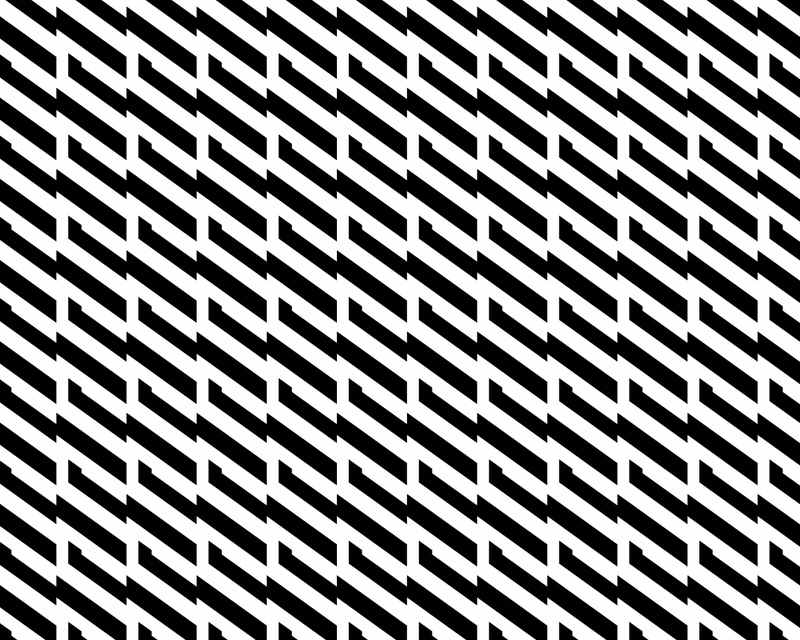
#> input picture client-server-attempt/gifs/60.gif, 800 x 640 px; its folder holds 3 pictures in this run
$ python resize_gifs.py
#> lines starting #> are read from the running program, lines starting #| are printed output that depends on the picture
import os
from PIL import Image
import asyncio

import re
from functools import partial
import concurrent.futures

DIR_PATH = os.path.dirname(os.path.realpath(__file__))
GIF_PATH = os.path.join(DIR_PATH, 'gifs')
IS_GIF = re.compile('.+?.gif$', re.IGNORECASE)


def resize_gif(path, save_as=None, resize_to=None):
    """
    Resizes the GIF to a given length:

    Args:
        path: the path to the GIF file
        save_as (optional): Path of the resized gif. If not set, the original gif will be overwritten.
        resize_to (optional): new size of the gif. Format: (int, int). If not set, the original GIF will be resized to
                              half of its size.
    """
    all_frames = extract_and_resize_frames(path, resize_to)

    if not save_as:
        save_as = path

    if len(all_frames) == 1:
        print("Warning: only 1 frame found")
        all_frames[0].save(save_as, optimize=True)
    else:
        all_frames[0].save(save_as, optimize=True, save_all=True, append_images=all_frames[1:], loop=1000)


def analyseImage(path):
    """
    Pre-process pass over the image to determine the mode (full or additive).
    Necessary as assessing single frames isn't reliable. Need to know the mode
    before processing all frames.
    """
    im = Image.open(path)
    results = {
        'size': im.size,
        'mode': 'full',
    }
    try:
        while True:
            if im.tile:
                tile = im.tile[0]
                update_region = tile[1]
                update_region_dimensions = update_region[2:]
                if update_region_dimensions != im.size:
                    results['mode'] = 'partial'
                    break
            im.seek(im.tell() + 1)
    except EOFError:
        pass
    return results


def extract_and_resize_frames(path, resize_to=None):

    """
    Iterate the GIF, extracting each frame and resizing them

    Returns:
        An array of all frames
    """
    mode = analyseImage(path)['mode']

    im = Image.open(path)

    if not resize_to:
        resize_to = (im.size[0] // 2, im.size[1] // 2)

    i = 0
    p = im.getpalette()
    last_frame = im.convert('RGBA')

    all_frames = []

    try:
        while True:

            '''
            If the GIF uses local colour tables, each frame will have its own palette.
            If not, we need to apply the global palette to the new frame.
            '''
            if not im.getpalette():
                im.putpalette(p)

            new_frame = Image.new('RGBA', im.size)

            '''
            Is this file a "partial"-mode GIF where frames update a region of a different size to the entire image?
            If so, we need to construct the new frame by pasting it on top of the preceding frames.
            '''
            if mode == 'partial':
                new_frame.paste(last_frame)

            new_frame.paste(im, (0, 0), im.convert('RGBA'))

            new_frame = new_frame.resize(size=resize_to, resample=Image.LANCZOS)
            all_frames.append(new_frame)

            i += 1
            last_frame = new_frame
            im.seek(im.tell() + 1)
    except EOFError:
        pass

    return all_frames


def try_and_resize_gif(screen_width, screen_height, gif):
    path = os.path.join(DIR_PATH, gif)
    check_image_size = Image.open(path).size
    if check_image_size[0] != screen_width or check_image_size[1] != screen_height:
        resize_gif(path, resize_to=(screen_width, screen_height))


async def try_and_resize_gifs(gif_list):

    screen_width = 1280
    screen_height = 1040

    loop = asyncio.get_running_loop()

    with concurrent.futures.ProcessPoolExecutor() as pool:
        resize_calls = [
            partial(try_and_resize_gif, screen_width, screen_height, gif)
            for gif in gif_list
        ]
        futures_list = [loop.run_in_executor(pool, resize_call) for resize_call in resize_calls]
        for coro in asyncio.as_completed(futures_list):
            await coro
#> in try_and_resize_gif, `check_image_size = Image.open(path).size`: check_image_size = (800, 640)
#> in analyseImage, im is the input picture: PIL image 800x640 P; mean R, G, B, A 132.6, 132.6, 132.6, 255
#> the loop in analyseImage, `while True:` made 20 passes
#> tile on passes 2 to 13: ('gif', (0, 0, 800, 640), 150544, (8, False, -1)), ('gif', (0, 0, 800, 640), 311433, (8, False, -1)), ('gif', (0, 0, 800, 640), 461910, (8, False, -1)), ('gif', (0, 0, 800, 640), 623522, (8, False, -1)), ('gif', (0, 0, 800, 640), 774577, (8, False, -1)), ('gif', (0, 0, 800, 640), 935083, (8, False, -1)), ('gif', (0, 0, 800, 640), 1085793, (8, False, -1)), ('gif', (0, 0, 800, 640), 1246436, (8, False, -1)), ('gif', (0, 0, 800, 640), 1397122, (8, False, -1)), ('gif', (0, 0, 800, 640), 1557434, (8, False, -1)), ('gif', (0, 0, 800, 640), 1708728, (8, False, -1)), ('gif', (0, 0, 800, 640), 1870331, (8, False, -1))
#> after the loop in analyseImage, `while True:`:
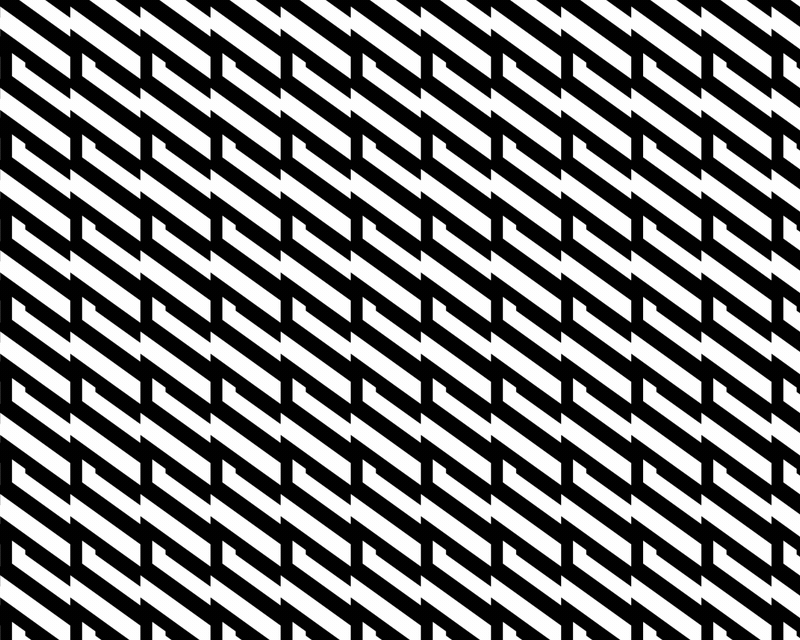
#> im: PIL image 800x640 RGBA; mean R, G, B, A 121, 121, 121, 255
#> in extract_and_resize_frames, `p = im.getpalette()`: p = 768 values, max 255 at index 4, min 0 at index 0, mean 127.3
#> after the loop in extract_and_resize_frames, `while True:`: all_frames = 1 item; i = 1
#> call 2 of try_and_resize_gif, with screen_width = 1280, screen_height = 1040, gif = 'gifs/65.gif'
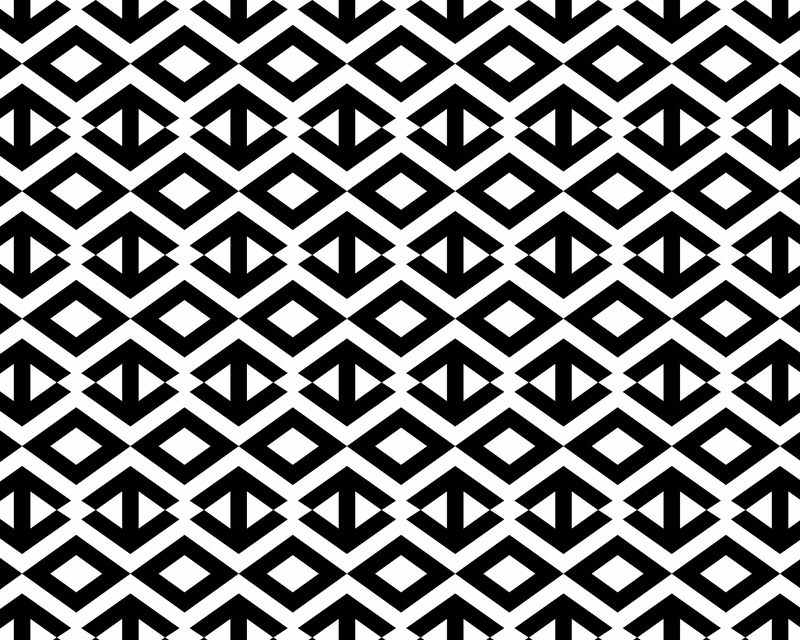
#> input picture client-server-attempt/gifs/65.gif, 800 x 640 px
#> call 2 of extract_and_resize_frames, with path = 'client-server-attempt/gifs/65.gif', resize_to = (1280, 1040)
#> call 2 of analyseImage, with path = 'client-server-attempt/gifs/65.gif'
#> in analyseImage, im is the input picture: PIL image 800x640 P; mean R, G, B, A 120.8, 120.8, 120.8, 255
#> the loop in analyseImage (call 2), `while True:` made 20 passes
#> tile on passes 2 to 13: ('gif', (0, 0, 800, 640), 143145, (8, False, -1)), ('gif', (0, 0, 800, 640), 315207, (8, False, -1)), ('gif', (0, 0, 800, 640), 459299, (8, False, -1)), ('gif', (0, 0, 800, 640), 609343, (8, False, -1)), ('gif', (0, 0, 800, 640), 747708, (8, False, -1)), ('gif', (0, 0, 800, 640), 911812, (8, False, -1)), ('gif', (0, 0, 800, 640), 1071981, (8, False, -1)), ('gif', (0, 0, 800, 640), 1247295, (8, False, -1)), ('gif', (0, 0, 800, 640), 1404243, (8, False, -1)), ('gif', (0, 0, 800, 640), 1556356, (8, False, -1)), ('gif', (0, 0, 800, 640), 1694070, (8, False, -1)), ('gif', (0, 0, 800, 640), 1842877, (8, False, -1))
#> after the loop in analyseImage (call 2), `while True:`:
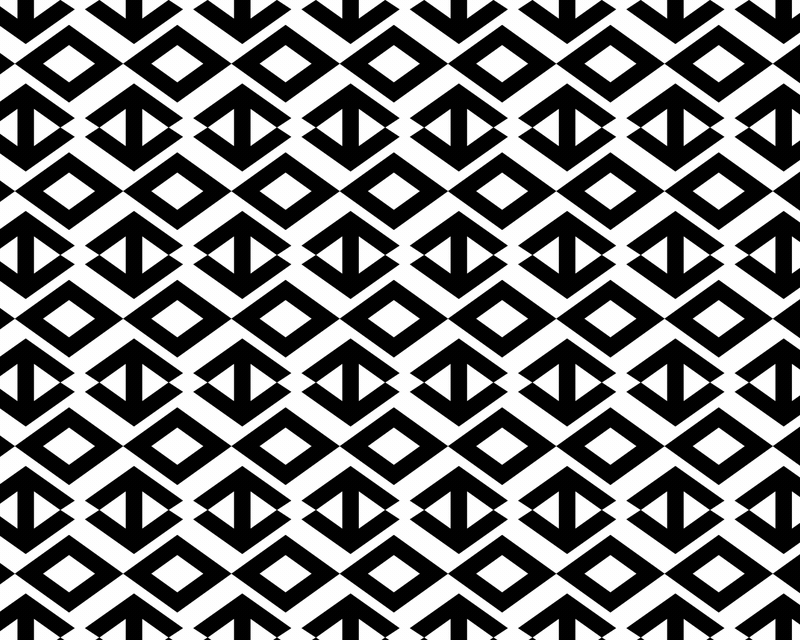
#> im: PIL image 800x640 RGBA; mean R, G, B, A 120.7, 120.7, 120.7, 255
#> in extract_and_resize_frames (call 2), `p = im.getpalette()`: p = 768 values, max 255 at index 4, min 0 at index 0, mean 127.4
#> after the loop in extract_and_resize_frames (call 2), `while True:`:
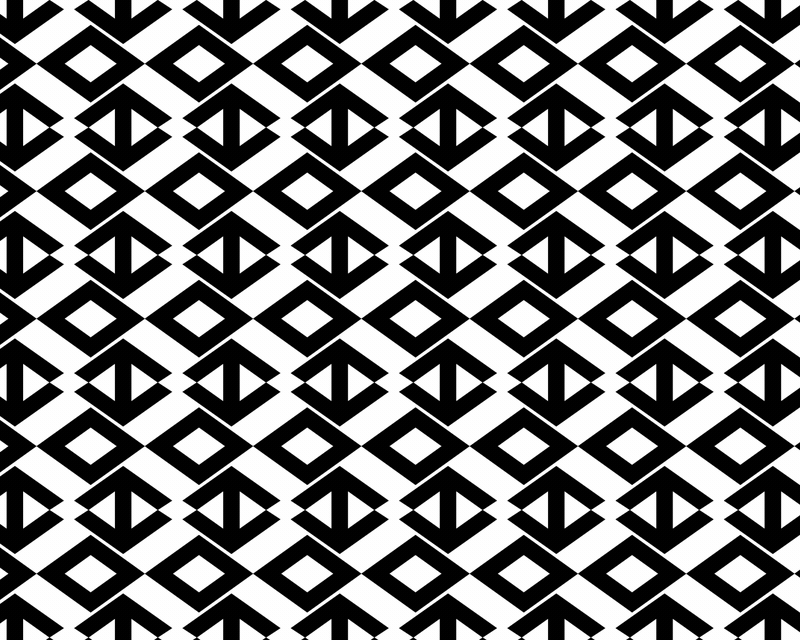
#> im: PIL image 800x640 RGBA; mean R, G, B, A 120.1, 120.1, 120.1, 255
#> after the loop in extract_and_resize_frames (call 2), `while True:`: i = 1
#> call 3 of try_and_resize_gif, with screen_width = 1280, screen_height = 1040, gif = 'gifs/66.gif'
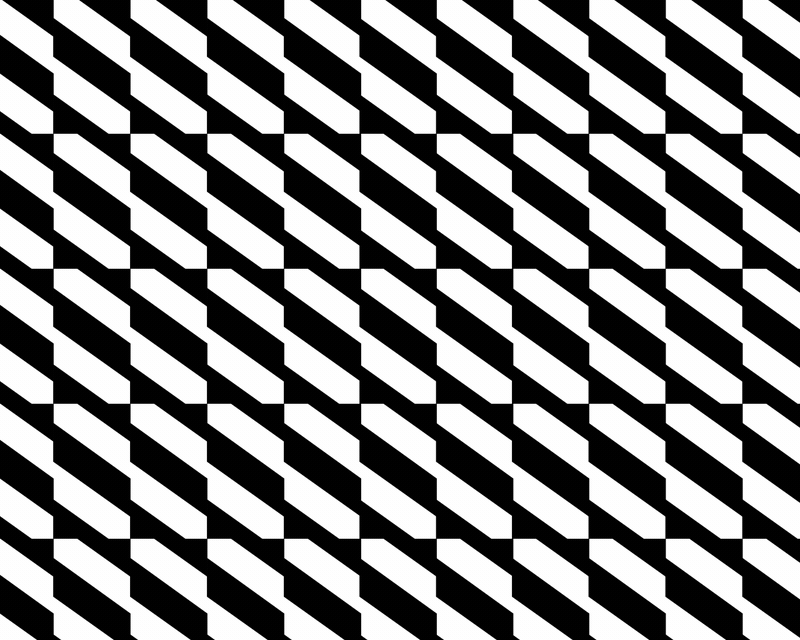
#> input picture client-server-attempt/gifs/66.gif, 800 x 640 px
#> call 3 of extract_and_resize_frames, with path = 'client-server-attempt/gifs/66.gif', resize_to = (1280, 1040)
#> call 3 of analyseImage, with path = 'client-server-attempt/gifs/66.gif'
#> in analyseImage, im is the input picture: PIL image 800x640 P; mean R, G, B, A 129.6, 129.6, 129.6, 255
#> the loop in analyseImage (call 3), `while True:` made 20 passes
#> tile on passes 2 to 13: ('gif', (0, 0, 800, 640), 99486, (8, False, -1)), ('gif', (0, 0, 800, 640), 213093, (8, False, -1)), ('gif', (0, 0, 800, 640), 310995, (8, False, -1)), ('gif', (0, 0, 800, 640), 423584, (8, False, -1)), ('gif', (0, 0, 800, 640), 525708, (8, False, -1)), ('gif', (0, 0, 800, 640), 638439, (8, False, -1)), ('gif', (0, 0, 800, 640), 737665, (8, False, -1)), ('gif', (0, 0, 800, 640), 849782, (8, False, -1)), ('gif', (0, 0, 800, 640), 952704, (8, False, -1)), ('gif', (0, 0, 800, 640), 1063075, (8, False, -1)), ('gif', (0, 0, 800, 640), 1163374, (8, False, -1)), ('gif', (0, 0, 800, 640), 1277377, (8, False, -1))
#> after the loop in analyseImage (call 3), `while True:`:
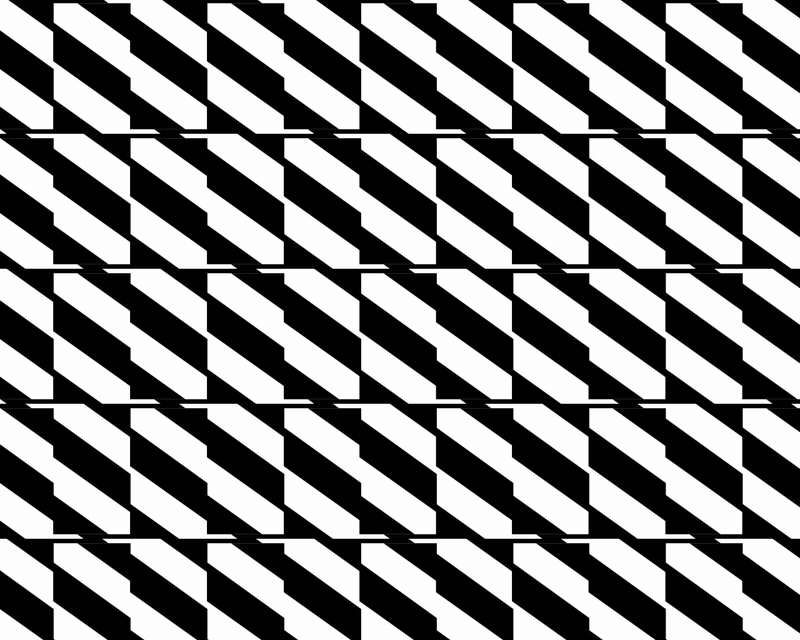
#> im: PIL image 800x640 RGBA; mean R, G, B, A 129.8, 129.8, 129.8, 255
#> in extract_and_resize_frames (call 3), `p = im.getpalette()`: p = 768 values, max 255 at index 4, min 0 at index 0, mean 127.2
#> after the loop in extract_and_resize_frames (call 3), `while True:`:
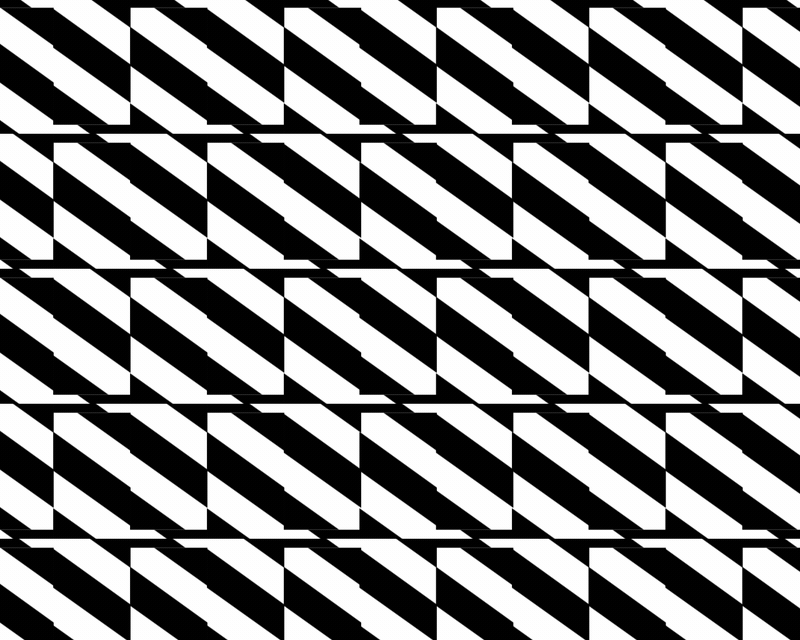
#> im: PIL image 800x640 RGBA; mean R, G, B, A 129.8, 129.8, 129.8, 255
#> after the loop in extract_and_resize_frames (call 3), `while True:`: i = 1


async def try_and_resize_all_gifs():
    gif_list = [
        os.path.join('gifs', f)
        for f in os.listdir(GIF_PATH)
        if os.path.isfile(os.path.join(GIF_PATH, f))
        and IS_GIF.match(f)
    ]
    await try_and_resize_gifs(gif_list)


if __name__ == '__main__':
#> (the run stopped early here; a loop or call above may not have finished)
